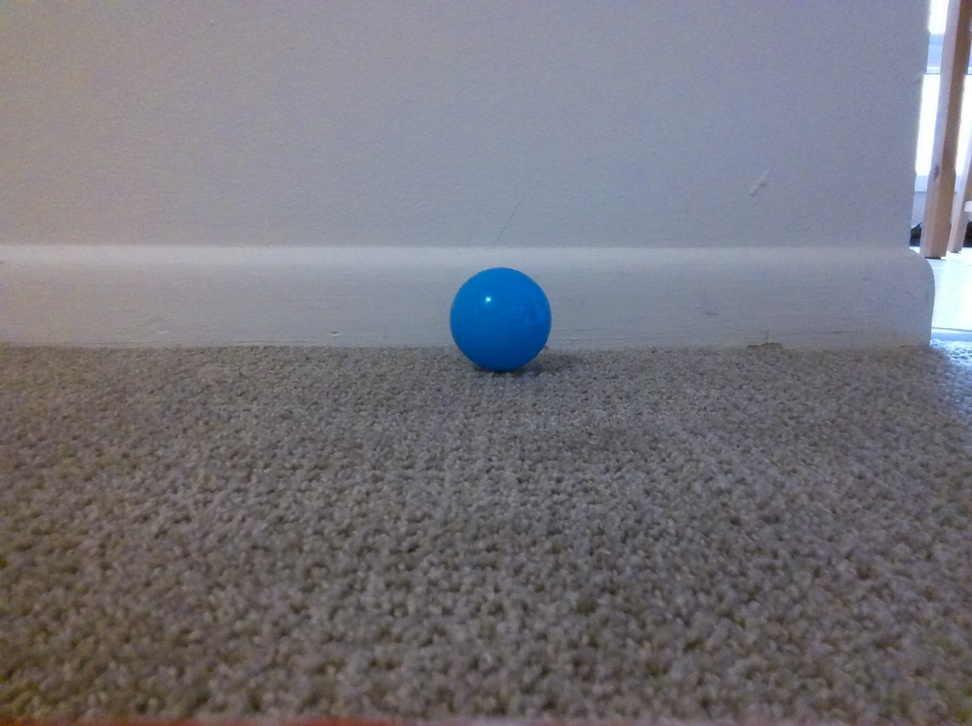
#> input picture pictures/centered.jpg, 972 x 726 px, shrunk from 2592 x 1936 before the run
$ python distance_to_camera.py
#> lines starting #> are read from the running program, lines starting #| are printed output that depends on the picture; after the words box and inside, x2 and y2 are one past the last pixel; in counts of white or black regions, pixels touching at a corner belong together
#> further down, im is the input picture: shape (726, 972, 3); mean B, G, R 124.3, 117.2, 118.3
# import the necessary packages
from imutils import paths
import numpy as np
import imutils
import cv2

distance = 368.3 # mm 14.5 inches
focal = 25 # mm?
dBall = 55 # mm

def find_marker(image):
    ## change this out with color code
    # convert the image to grayscale, blur it, and detect edges
    gray = cv2.cvtColor(image, cv2.COLOR_BGR2GRAY)
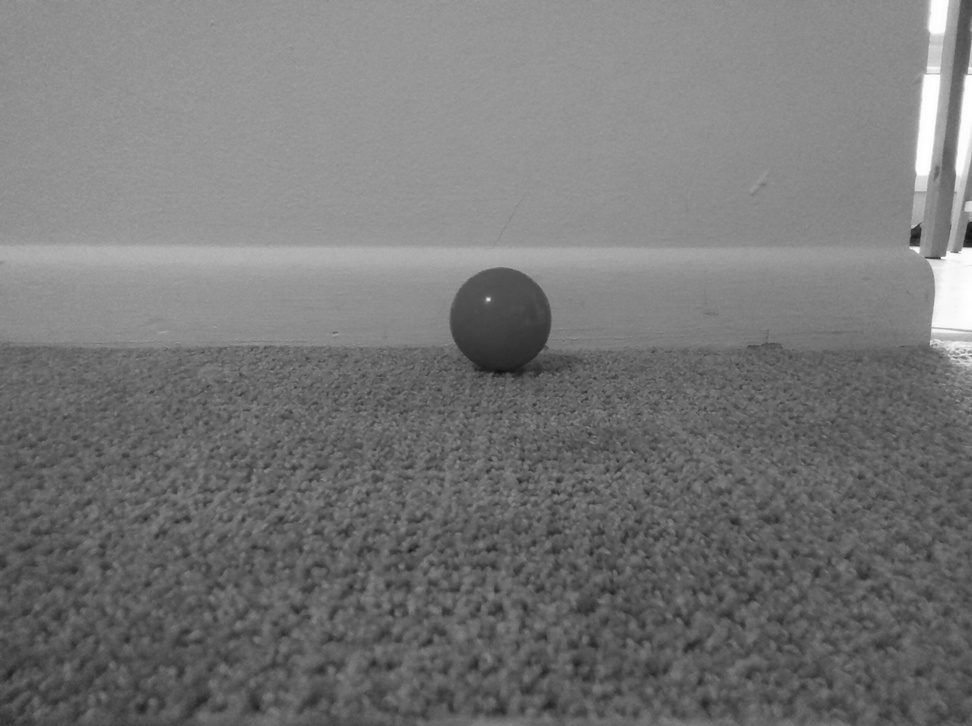
#> gray: shape (726, 972); min 15, max 255, mean 118.3
    gray = cv2.GaussianBlur(gray, (5, 5), 0)
    edged = cv2.Canny(gray, 35, 125)
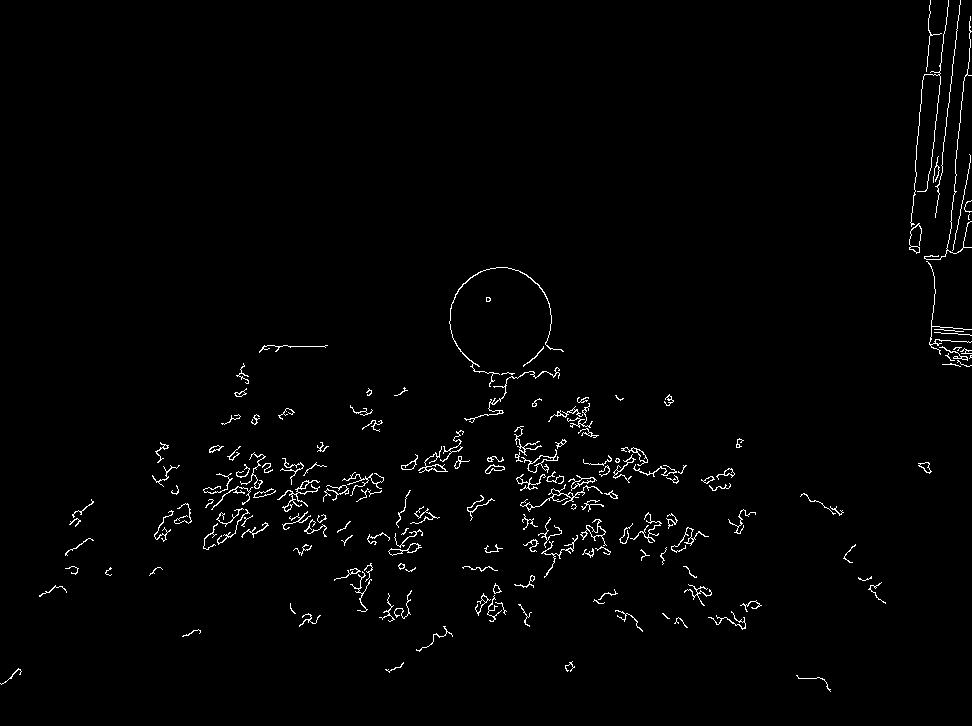
#> edged: shape (726, 972); 1.5% white in thin lines or dots

    cv2.imshow("edged",gray)
    cv2.waitKey(0)

    # find the contours in the edged image and keep the largest one;
    # we'll assume that this is our piece of paper in the image
    cnts = cv2.findContours(edged.copy(), cv2.RETR_LIST, cv2.CHAIN_APPROX_SIMPLE)
#> cnts = 226 contours, 149 with area under 20; largest, box (x1, y1, x2, y2) and area: (521, 449, 559, 473) 170, (580, 519, 607, 546) 151, (528, 455, 554, 473) 136, (388, 543, 422, 556) 133, (520, 484, 603, 512) 120
    cnts = imutils.grab_contours(cnts)
    c = max(cnts, key=cv2.contourArea)
#> c = contour of 100 points, box (x1, y1, x2, y2) (521, 449, 559, 473), area 170

    # compute the bounding box of the of the paper region and return it
    return cv2.minAreaRect(c)

def distance_to_camera(knownWidth, focalLength, perWidth):
	# compute and return the distance from the maker to the camera
	return (knownWidth * focalLength) / perWidth

im = cv2.imread("./pictures/centered.jpg")
find_marker(im)

$ run again, with pictures/back.jpg copied over pictures/centered.jpg
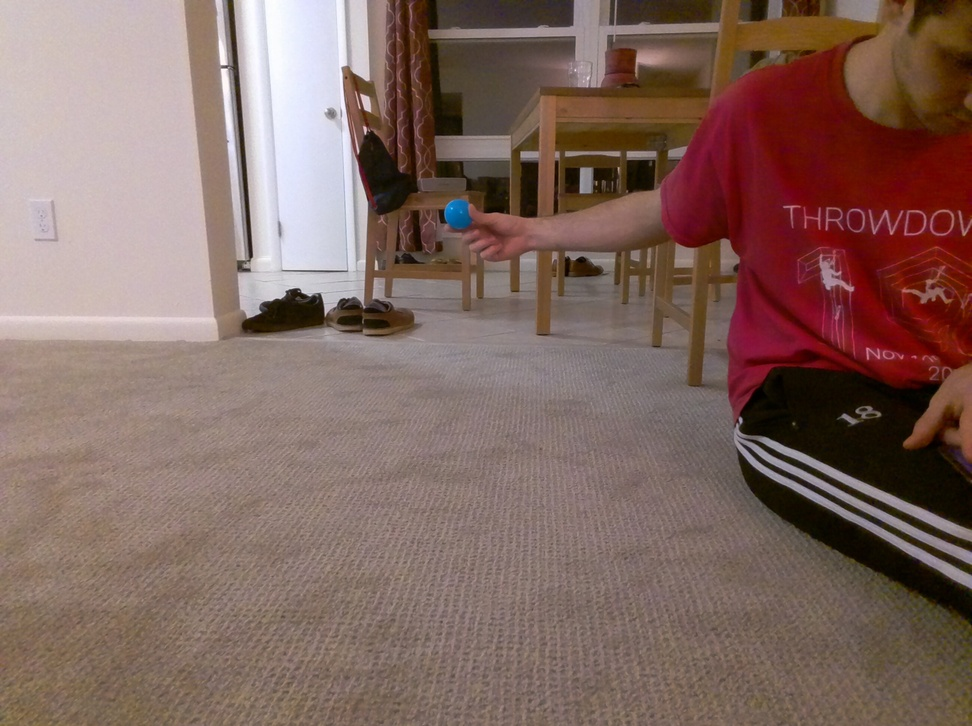
#> input picture pictures/back.jpg, 972 x 726 px, shrunk from 2592 x 1936 before the run
#> im is the input picture: shape (726, 972, 3); mean B, G, R 96.4, 103.9, 129.8
#> in find_marker, `gray = cv2.cvtColor(image, cv2.COLOR_BGR2GRAY)`:
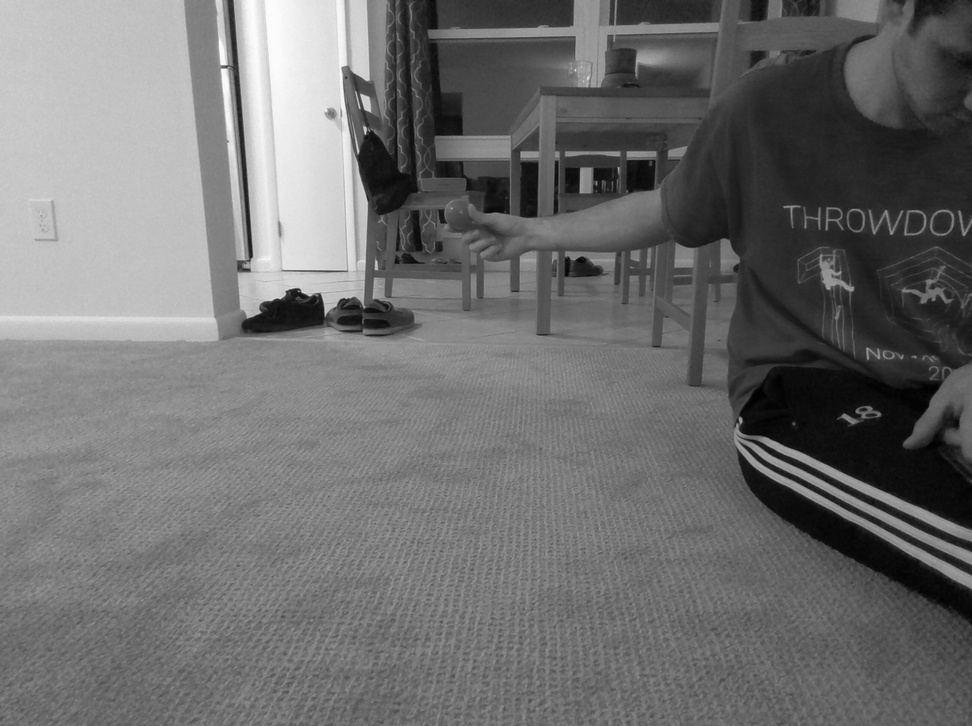
#> gray: shape (726, 972); min 0, max 255, mean 110.8
#> in find_marker, `edged = cv2.Canny(gray, 35, 125)`:
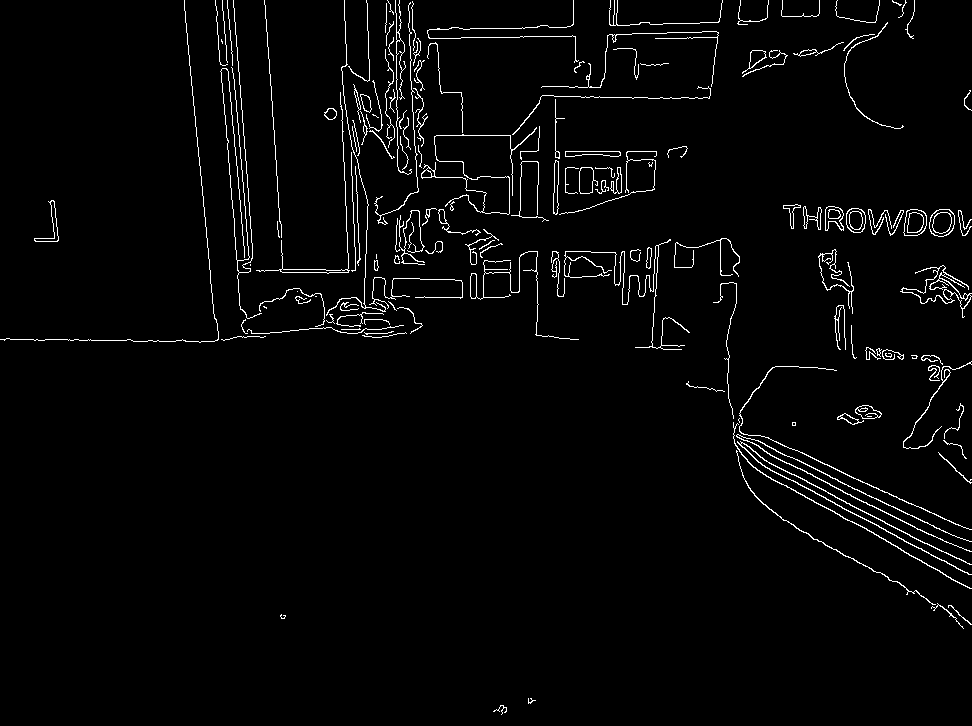
#> edged: shape (726, 972); 2.6% white in thin lines or dots
#> cnts = 201 contours, 114 with area under 20; largest, box (x1, y1, x2, y2) and area: (900, 265, 972, 318) 872, (902, 265, 972, 309) 740, (929, 209, 955, 237) 558, (929, 209, 955, 237) 538, (903, 209, 927, 236) 498
#> c = contour of 262 points, box (x1, y1, x2, y2) (900, 265, 972, 318), area 872

$ run again, with pictures/cal.jpg copied over pictures/centered.jpg
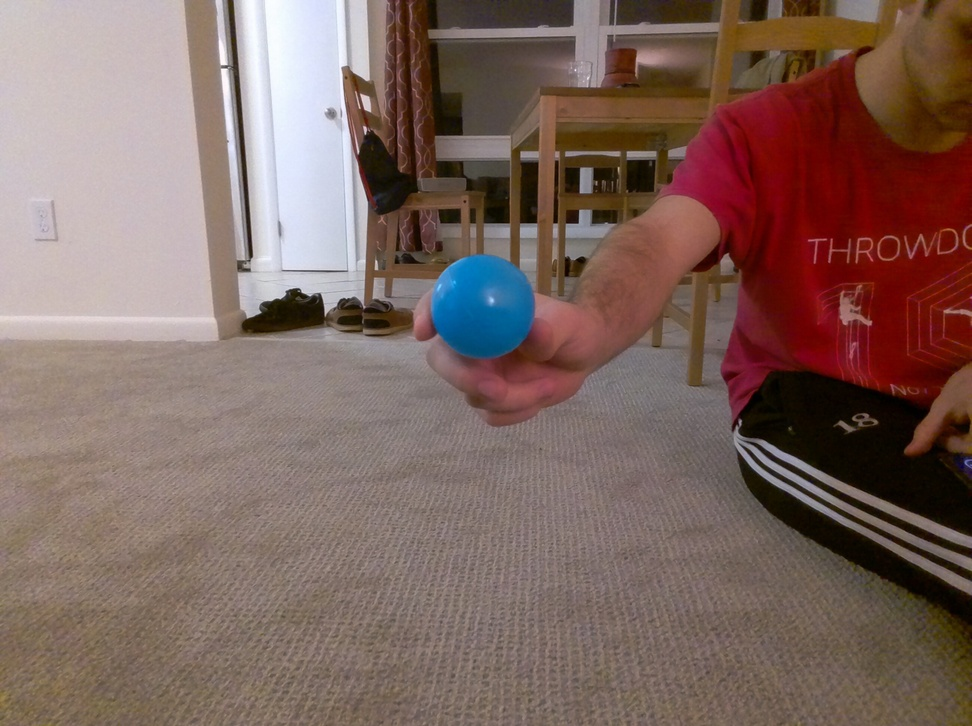
#> input picture pictures/cal.jpg, 972 x 726 px, shrunk from 2592 x 1936 before the run
#> im is the input picture: shape (726, 972, 3); mean B, G, R 95.4, 102.3, 126.1
#> in find_marker, `gray = cv2.cvtColor(image, cv2.COLOR_BGR2GRAY)`:
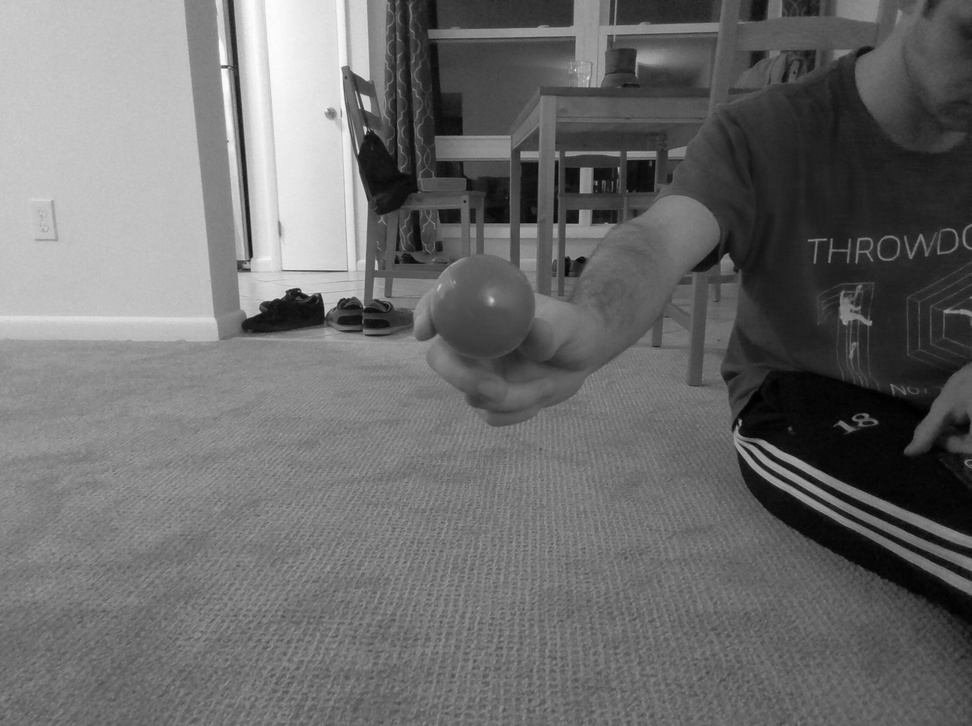
#> gray: shape (726, 972); min 0, max 254, mean 108.6
#> in find_marker, `edged = cv2.Canny(gray, 35, 125)`:
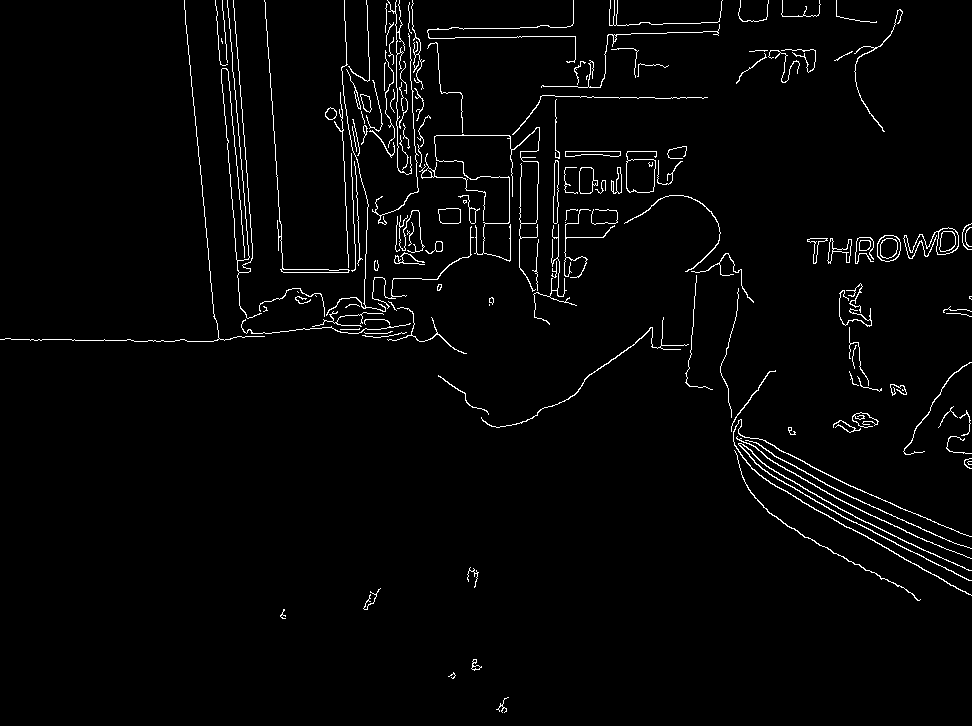
#> edged: shape (726, 972); 2.5% white in thin lines or dots
#> cnts = 184 contours, 108 with area under 20; largest, box (x1, y1, x2, y2) and area: (626, 151, 657, 193) 906, (626, 159, 656, 193) 895, (903, 227, 959, 259) 516, (877, 235, 901, 262) 508, (877, 235, 901, 262) 488
#> c = contour of 51 points, box (x1, y1, x2, y2) (626, 151, 657, 193), area 906
